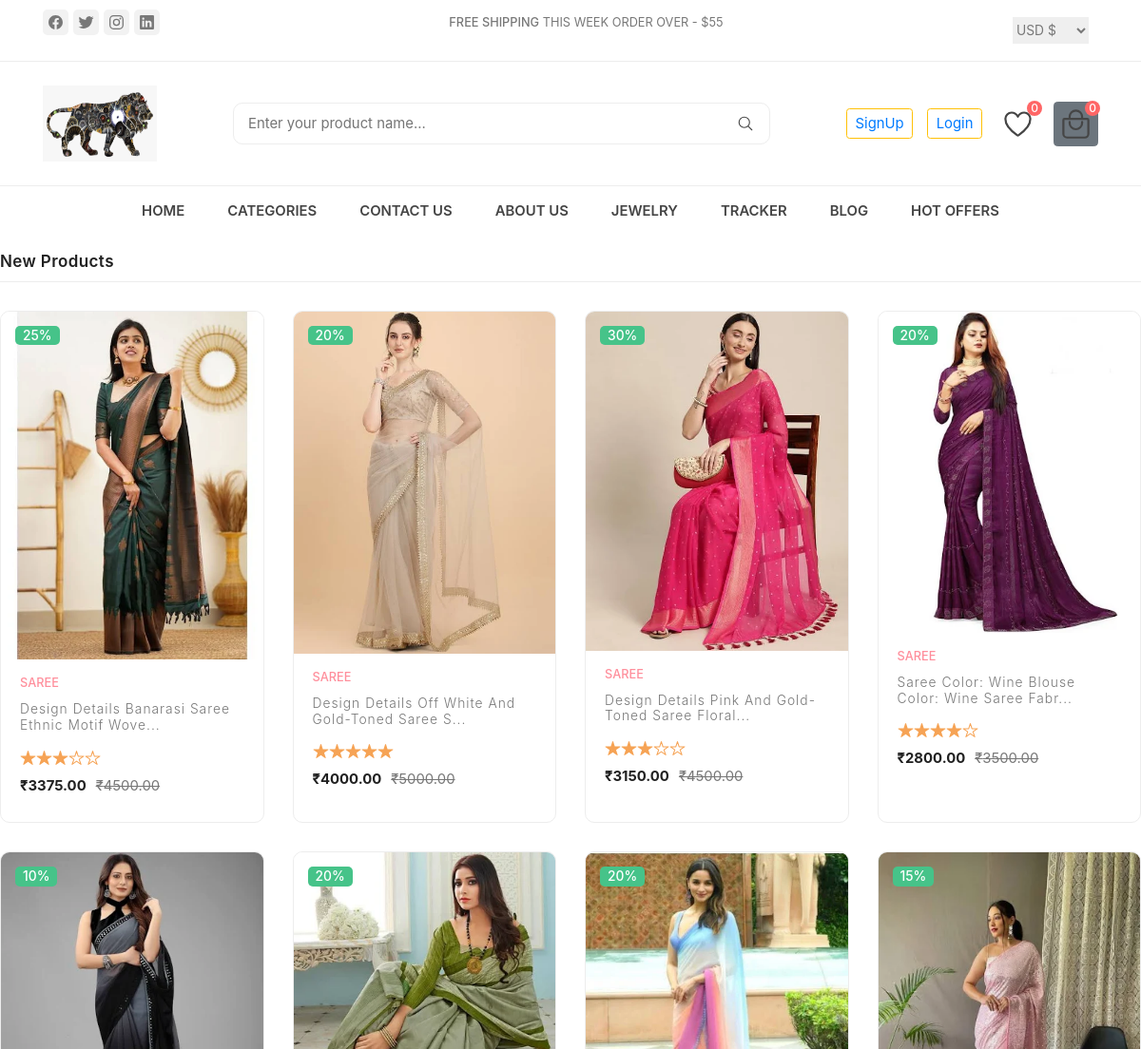
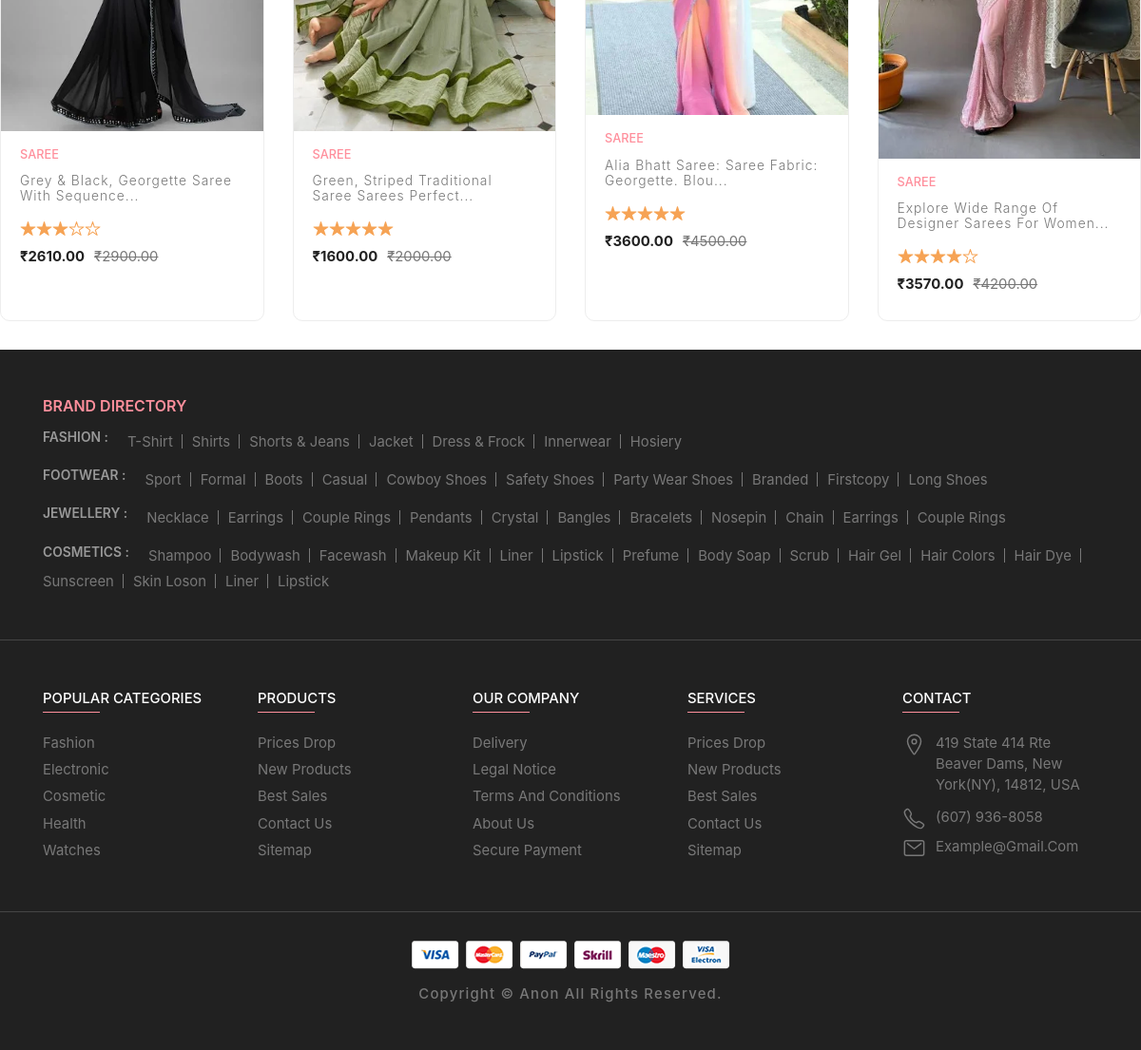
The app's page /saree/ with its own data (2 pictures, top to bottom).
### productcart/models.py (models this page shows, shortened)
class Products(models.Model):
    product_name = models.CharField(max_length=100)
    product_desc = HTMLField()
    product_price = models.DecimalField(max_digits=10, decimal_places=2, default=None)
    product_image = models.ImageField(upload_to="products/", max_length=250, null=True, default=None)
    showcase_badge = models.CharField(max_length=10, null=True, blank=True)
    showcase_rating = models.PositiveIntegerField(null=True, blank=True)
    discounted_price = models.DecimalField(max_digits=10, decimal_places=2, null=True, blank=True)
    category = models.ForeignKey(Category, on_delete=models.CASCADE)
    subcategory = models.ForeignKey(Subcategory, on_delete=models.CASCADE, blank=True, null=True)

### mysite/views.py (the view)
# urls.py: path('saree/',views.render_saree),
def render_saree(request):
    try:
        mens_category = Category.objects.get(name="Womens")
        subcategory_name = "saree"
        subcategory = Subcategory.objects.get(name=subcategory_name)
        productdata = Products.objects.filter(category=mens_category, subcategory=subcategory)
        for product in productdata:
            if product.showcase_rating is not None:
                product.rating_difference = 5 - product.showcase_rating
            else:
                product.rating_difference = 5
        data = {
            'productdata': productdata
        }
        return render(request, "saree.html", data)
    except Category.DoesNotExist:
        return HttpResponse("Womens category does not exist")
    except Subcategory.DoesNotExist:
        return HttpResponse("Subcategory 'saree' does not exist")

### productcart/templatetags/custom_filters.py (called while the page is built)
@register.filter
def get_range(value):
    return range(1, value + 1)

### templates/saree.html (shortened to what this page needs)
{% extends 'base.html' %}
{% load custom_filters %}
{% block content %}
<div class="product-main">
  <h2 class="title">New Products</h2>
  <div class="product-grid">
      {% for product in productdata %}
      <div class="showcase">
          <div class="showcase-banner">
              <img src="/media/{{ product.product_image|safe }}" alt="{{ product.product_name }}" width="300" class="product-img default">
              <p class="showcase-badge">{{ product.showcase_badge }}</p>
          </div>
          <div class="showcase-content">
              <a href="#" class="showcase-category">{{ product.product_name|safe }}</a>
              <a href="#">
                  <h3 class="showcase-title">{{ product.product_desc|slice:":50"|safe }}...</h3>
              </a>
              <div class="showcase-rating">
                  {% for _ in product.showcase_rating|default:0|get_range %}
                      <ion-icon name="star"></ion-icon>
                  {% endfor %}
                  {% for _ in product.rating_difference|default:0|get_range %}
                      <ion-icon name="star-outline"></ion-icon>
                  {% endfor %}
              </div>
              <div class="price-box">
                  <p class="price">&#x20B9;{{ product.discounted_price|safe }}</p>
                  <del>&#x20B9;{{ product.product_price|safe }}</del>
              </div>
          </div>
      </div>
      {% endfor %}
  </div>
</div>
{% endblock %}

### static/css/style-prefix.css (style rules this page uses)
:root { --spanish-gray: hsl(0, 0%, 60%); --sonic-silver: hsl(0, 0%, 47%); --eerie-black: hsl(0, 0%, 13%); --salmon-pink: hsl(353, 100%, 78%); --sandy-brown: hsl(29, 90%, 65%); --bittersweet: hsl(0, 100%, 70%); --ocean-green: hsl(152, 51%, 52%); --davys-gray: hsl(0, 0%, 33%); --cultured: hsl(0, 0%, 93%); --white: hsl(0, 100%, 100%); --onyx: hsl(0, 0%, 27%); --fs-1: 1.563rem; --fs-2: 1.375rem; --fs-3: 1.25rem; --fs-4: 1.125rem; --fs-5: 1rem; --fs-6: 0.938rem; --fs-7: 0.875rem; --fs-8: 0.813rem; --fs-9: 0.75rem; --fs-10: 0.688rem; --fs-11: 0.625rem; --weight-300: 300; --weight-400: 400; --weight-500: 500; --weight-600: 600; --weight-700: 700; --border-radius-md: 10px; --border-radius-sm: 5px; --transition-timing: 0.2s ease; }
*, *::before, *::after { margin: 0; padding: 0; -webkit-box-sizing: border-box; box-sizing: border-box; }
html { font-family: "Poppins", sans-serif; -ms-scroll-chaining: none; overscroll-behavior: contain; }
body { background: var(--white); }
.title { color: var(--eerie-black); font-size: var(--fs-5); font-weight: var(--weight-600); letter-spacing: 0.4px; text-transform: capitalize; padding-bottom: 10px; border-bottom: 1px solid var(--cultured); margin-bottom: 30px; }
.product-main { margin-bottom: 30px; }
.product-grid { display: -ms-grid; display: grid; -ms-grid-columns: 1fr; grid-template-columns: 1fr; gap: 25px; }
.product-grid .showcase { border: 1px solid var(--cultured); -webkit-border-radius: var(--border-radius-md); border-radius: var(--border-radius-md); overflow: hidden; -webkit-transition: var(--transition-timing); -o-transition: var(--transition-timing); transition: var(--transition-timing); }
.product-grid .showcase-banner { position: relative; }
.product-grid .product-img { width: 100%; height: 100%; -o-object-fit: cover; object-fit: cover; -webkit-transition: var(--transition-timing); -o-transition: var(--transition-timing); transition: var(--transition-timing); }
.product-grid .product-img.default { position: relative; z-index: 1; }
.product-grid .showcase-badge { position: absolute; top: 15px; left: 15px; background: var(--ocean-green); font-size: var(--fs-8); font-weight: var(--weight-500); color: var(--white); padding: 0 8px; -webkit-border-radius: var(--border-radius-sm); border-radius: var(--border-radius-sm); z-index: 3; }
.product-grid .showcase-content { padding: 15px 20px 0; }
.product-grid .showcase-category { color: var(--salmon-pink); font-size: var(--fs-9); font-weight: var(--weight-500); text-transform: uppercase; margin-bottom: 10px; }
.product-grid .showcase-title { color: var(--sonic-silver); font-size: var(--fs-8); font-weight: var(--weight-300); text-transform: capitalize; letter-spacing: 1px; margin-bottom: 10px; -webkit-transition: var(--transition-timing); -o-transition: var(--transition-timing); transition: var(--transition-timing); }
.product-grid .showcase-rating { display: -webkit-box; display: -webkit-flex; display: -ms-flexbox; display: flex; color: var(--sandy-brown); margin-bottom: 10px; }
.product-grid .price-box { display: -webkit-box; display: -webkit-flex; display: -ms-flexbox; display: flex; gap: 10px; font-size: var(--fs-7); color: var(--eerie-black); margin-bottom: 10px; }
.product-grid .price { font-weight: var(--weight-700); }
.product-grid del { color: var(--sonic-silver); }
@media (min-width: 480px) { :root { --fs-1: 1.875rem; } }
@media (min-width: 480px) { .product-grid { -ms-grid-columns: 1fr 30px 1fr; grid-template-columns: 1fr 1fr; gap: 30px; } }
@media (min-width: 768px) { :root { --fs-1: 2.375rem; } }
@media (min-width: 768px) { html { font-size: 17px; } }
@media (min-width: 1024px) { :root { --fs-1: 2.625rem; --fs-2: 1.125rem; } }
@media (min-width: 1024px) { .product-grid { -ms-grid-columns: (1fr)[3]; grid-template-columns: repeat(3, 1fr); } }
@media (min-width: 1200px) { .product-grid { -ms-grid-columns: (1fr)[4]; grid-template-columns: repeat(4, 1fr); } }

### records on screen
Products: product_image (picture), showcase_badge "25%", product_name "SAREE", product_desc "Design Details Banarasi Saree Ethnic Motif Wove", discounted_price "3375.00", product_price "4500.00"
Products: product_image (picture), showcase_badge "20%", product_name "SAREE", product_desc "Design Details Off White And Gold-Toned Saree S", discounted_price "4000.00", product_price "5000.00"
Products: product_image (picture), showcase_badge "30%", product_name "SAREE", product_desc "Design Details Pink And Gold-Toned Saree Floral", discounted_price "3150.00", product_price "4500.00"
Products: product_image (picture), showcase_badge "20%", product_name "SAREE", product_desc "Saree Color: Wine Blouse Color: Wine Saree Fabr", discounted_price "2800.00", product_price "3500.00"
Products: product_image (picture), showcase_badge "10%", product_name "SAREE", product_desc "Grey & Black, Georgette Saree With Sequence", discounted_price "2610.00", product_price "2900.00"
Products: product_image (picture), showcase_badge "20%", product_name "SAREE", product_desc "Green, Striped Traditional Saree Sarees Perfect", discounted_price "1600.00", product_price "2000.00"
Products: product_image (picture), showcase_badge "20%", product_name "SAREE", product_desc "Alia Bhatt Saree: Saree Fabric: Georgette. Blou", discounted_price "3600.00", product_price "4500.00"
Products: product_image (picture), showcase_badge "15%", product_name "SAREE", product_desc "Explore Wide Range Of Designer Sarees For Women", discounted_price "3570.00", product_price "4200.00"
